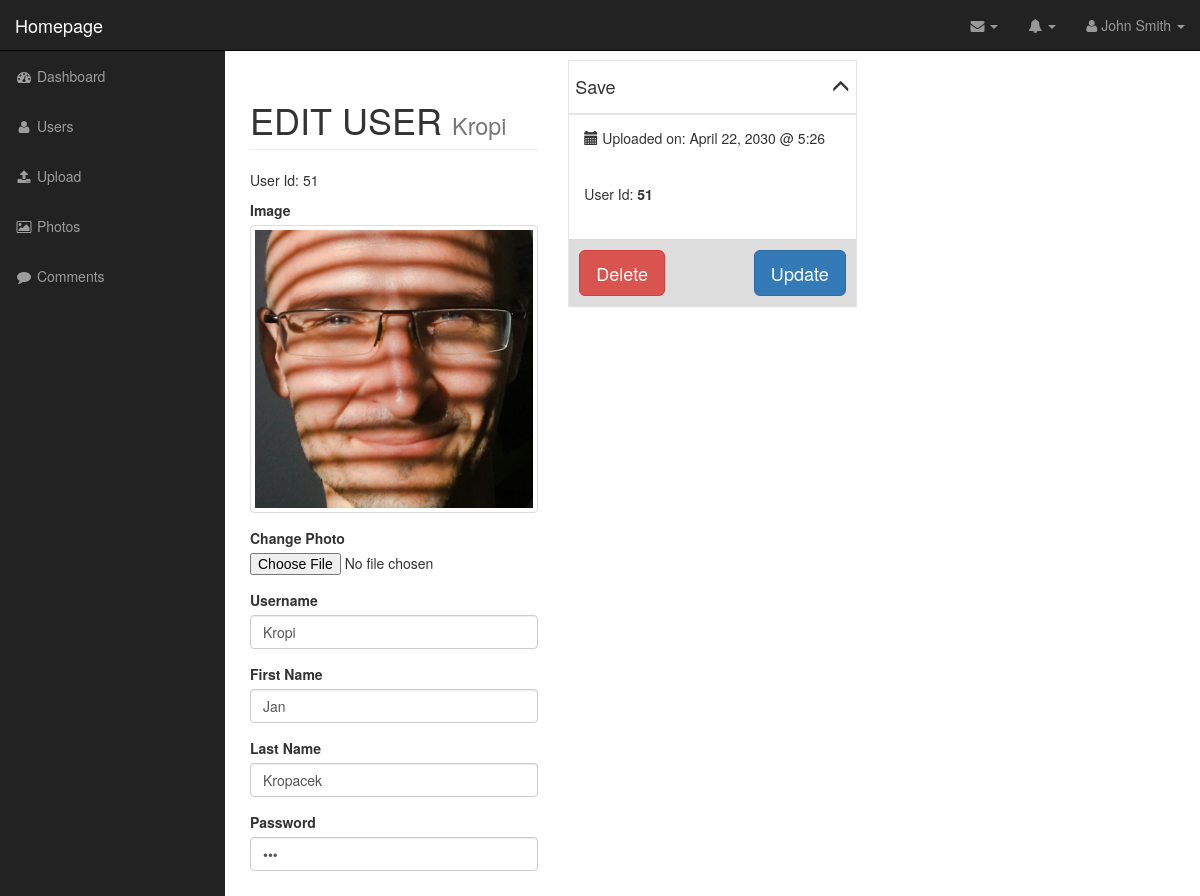
Page /CMS_TEMPLATE_PHP/admin/edit_user.php?id=51 (signed in) on the committed database.
### tables this page shows
CREATE TABLE `users` (
  `id` int(11) NOT NULL AUTO_INCREMENT,
  `username` varchar(255) DEFAULT NULL,
  `user_image` varchar(255) DEFAULT NULL,
  `password` varchar(255) DEFAULT NULL,
  `first_name` varchar(255) DEFAULT NULL,
  `last_name` varchar(255) DEFAULT NULL,
  `alternate_text` varchar(255) DEFAULT NULL,
  PRIMARY KEY (`id`)
);

### CMS_TEMPLATE_PHP/admin/includes/database.php (called while the page is built, shortened)
<?php
class Database {
    public $connection;
    public function open_db_connection(){
    $this->connection = new mysqli(DB_HOST,DB_USER,DB_PASS,DB_NAME);
    }
    public function query($sql){
        $result = $this->connection->query($sql);
        return $result;
    }
}
$database = new Database;
?>

### CMS_TEMPLATE_PHP/admin/includes/db_object.php (called while the page is built, shortened)
<?php
class Db_object {
      static public function find_by_id($id){
          $the_result_array = static::find_by_query("SELECT * FROM " . static::$db_table . " WHERE id = $id LIMIT 1");
          return !empty($the_result_array) ? array_shift($the_result_array) : false;
      }
      public static function find_by_query($sql){
          global $database;
          $result_set = $database->query($sql);
          $the_object_array = array();
          while($row = mysqli_fetch_array($result_set)){
              $the_object_array[] = static::instantiation($row);
          }
          return $the_object_array;
      }
      public static function instantiation($the_record){
          $the_object = new $calling_class;
          foreach ($the_record as $the_attribute => $value){
              if($the_object->has_the_attribute($the_attribute)){
                $the_object->$the_attribute = $value;
              }
          }
          return $the_object;
      }
      private function has_the_attribute($the_attribute){
          return property_exists($this, $the_attribute);
      }
}
 ?>

### CMS_TEMPLATE_PHP/admin/includes/user.php (called while the page is built, shortened)
<?php
class User extends Db_object {
    public $user_image;
    public $upload_directory = "images";
    public $image_placeholder = "http://placehold.it/400x400&text=image";
    public function image_user_placeholder(){
      return empty($this->user_image) ? $this->image_placeholder : $this->upload_directory .DS. $this->user_image;
    }
}
?>

### CMS_TEMPLATE_PHP/admin/edit_user.php (the view, shortened to what this page needs)
<?php include("includes/header.php"); ?>
<?php
$message = "";
if(empty($_GET['id'])){
  redirect("users.php");
} else {
  $user = User::find_by_id($_GET['id']);
}
?>
    <nav class="navbar navbar-inverse navbar-fixed-top" role="navigation">
<?php include("includes/top_nav.php");?>
<?php include("includes/side_nav.php"); ?>
    </nav>
<div id="page-wrapper">
    <div class="container-fluid">
        <div class="row">
            <div class="col-lg-4">
                <h1 class="page-header">
                    <span  style="text-transform:uppercase;">edit user</span>
                    <small><?php echo $user->username ." ".$message ?></small></small>
                </h1>
                <form class="" action="" method="post" enctype="multipart/form-data">
                  <p class="text ">
                    User Id: <span class="data photo_id_box"><?php echo $user->id; ?></span>
                  </p>
                <div class="form-group">
                  <label for="alternate_text">Image</label>
                  <a href="#"><img src="<?php echo $user->image_user_placeholder(); ?>" alt="<?php ?>" class="img-rounded center-block img-thumbnail"></a>
                </div>
                <div class="form-group">
                  <label for="file">Change Photo</label>
                  <input id="file" type="file" name="user_image" value="">
                </div>
                <div class="form-group">
                  <label for="username">Username</label>
                  <input id="username" class="form-control" type="text" name="username" value="<?php echo $user->username; ?>">
                </div>
                <div class="form-group">
                  <label for="first_name">First Name</label>
                  <input id="first_name" class="form-control" type="text" name="first_name" value="<?php echo $user->first_name; ?>">
                </div>
                <div class="form-group">
                  <label for="last_name">Last Name</label>
                  <input id="last_name" class="form-control" type="text" name="last_name" value="<?php echo $user->last_name; ?>">
                </div>
                <div class="form-group">
                  <label for="password">Password</label>
                  <input id="password" class="form-control" type="password" name="password" value="<?php echo $user->password; ?>">
                </div>
                </div>
                <div class="col-md-4" >
                    <div  class="photo-info-box">
                        <div class="info-box-header">
                           <h4>Save <span id="toggle" class="glyphicon glyphicon-menu-up pull-right"></span></h4>
                        </div>
                    <div class="inside">
                      <div class="box-inner">
                         <p class="text">
                           <span class="glyphicon glyphicon-calendar"></span> Uploaded on: April 22, 2030 @ 5:26
                          </p>
                          <p class="text ">
                            User Id: <span class="data photo_id_box"><?php echo $user->id; ?></span>
                          </p>
                          </div>
                      <div class="info-box-footer clearfix">
                        <div class="info-box-delete pull-left">
                            <a  href="delete_user.php?id=<?php echo $user->id; ?>" class="btn btn-danger btn-lg ">Delete</a>
                        </div>
                        <div class="info-box-update pull-right ">
                            <input type="submit" name="update" value="Update" class="btn btn-primary btn-lg ">
                        </div>
                      </div>
                    </div>
                </div>
            </div>
            </div>
        </div>
    </div>
</div>
<?php include("includes/footer.php"); ?>

### CMS_TEMPLATE_PHP/admin/css/sb-admin.css (style rules this page uses)
body { margin-top: 100px; background-color: #222; }
@media (min-width:768px) { body { margin-top: 50px; } }
#page-wrapper { width: 100%; padding: 0; background-color: #fff; }
@media (min-width:768px) { #page-wrapper { padding: 10px; } }

### CMS_TEMPLATE_PHP/admin/css/style.css (style rules this page uses)
.photo-info-box { border: 1px solid #e5e5e5; -webkit-box-shadow: 0 1px 1px rgba(0,0,0,.04); -moz-box-shadow: 0 1px 1px rgba(0,0,0,.04); box-shadow: 0 1px 1px rgba(0,0,0,.04); background-color: #fff; }
.info-box-header { padding: 6px; border-bottom: 1px solid #e5e5e5; -webkit-box-shadow: 0 1px 1px rgba(0,0,0,.04); -moz-box-shadow: 0 1px 1px rgba(0,0,0,.04); box-shadow: 0 1px 1px rgba(0,0,0,.04); background-color: #fff; }
.photo-info-box .box-inner { border-top: 1px solid #e5e5e5; background-color: #fff; padding: 6px; }
.photo-info-box .box-inner .text { padding: 7px 9px 19px; }
.photo-info-box .box-inner .data { font-weight: bold; }
.photo-info-box .info-box-footer { border-top: 1px solid #ddd; background-color: #ddd; padding: 10px; }

### rows in the picture
users: username "Kropi", id "51", user_image (picture), first_name "Jan", last_name "Kropacek"
